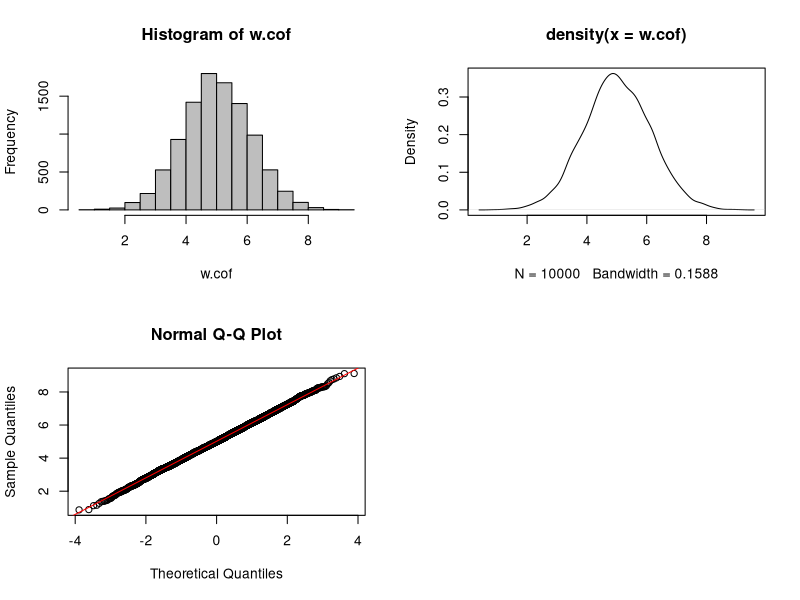
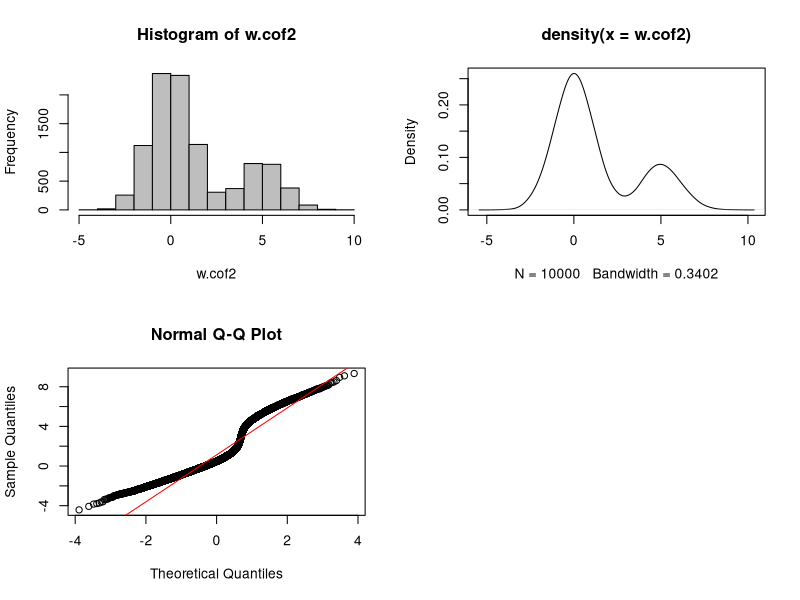

The R source for these figures, in order: (Note: this script raises an error after producing the figures.)
## ---- chunk 1
# Create the simulated data
m <- 50
n <- 10000
nc <- 1000 # negative controls without treatment effects
p <- 1
k <- 1
ctl <- rep(FALSE, n)
ctl[1:nc] <- TRUE
# treatment effect
X <- matrix(c(rep(0, floor(m/2)), rep(1, ceiling(m/2))), m, p)
beta <- matrix(rnorm(p*n, 5, 1), p, n) #treatment coefficients
beta[ ,ctl] <- 0
# batch effect
W <- as.matrix(rep(0, m), m, k)
W[c(1:12,38:50),1] <-  1
alpha <- matrix(rnorm(k*n, 5, 1), k, n)
Y_alpha <- sapply(alpha, function(alpha){rnorm(m, mean =  alpha, 
                                              abs(rnorm(1, mean = 0, sd = 2)))})
YY_alpha <- apply(Y_alpha, 2, function(x){x*W})

epsilon <- matrix(rnorm(m*n, 0, 1), m, n)
Y <- X%*%beta + YY_alpha + epsilon


# estimate batch coefficient for each OTU
w.cof <- c()
for(i in 1:ncol(Y)){
  res <- lm(Y[ ,i] ~ X + W)
  sum.res <- summary(res)
  w.cof[i] <- sum.res$coefficients[3,1]
}

par(mfrow = c(2,2))
hist(w.cof,col = 'gray')
plot(density(w.cof))
qqnorm(w.cof)
qqline(w.cof, col = 'red')
par(mfrow = c(1,1))
## ---- chunk 2
# Create the simulated data
m <- 50
n <- 10000
nc <- 1000 # negative controls without treatment effects
p <- 1
k <- 1
ctl <- rep(FALSE, n)
ctl[1:nc] <- TRUE
# treatment effect
X <- matrix(c(rep(0, floor(m/2)), rep(1, ceiling(m/2))), m, p)
beta <- matrix(rnorm(p*n, 5, 1), p, n) #treatment coefficients
beta[ ,ctl] <- 0
# batch effect
W <- as.matrix(rep(0, m), m, k)
W[c(1:12,38:50),1] <-  1
alpha2 <- matrix(sample(c(rnorm(k*(3*n/4), 0, 1),rnorm(k*(n/4), 5, 1)), n), k, n)
Y_alpha2 <- sapply(alpha2, function(alpha){rnorm(m, mean =  alpha, 
                                                sd = abs(rnorm(1, mean = 0, sd = 2)))})
YY_alpha2 <- apply(Y_alpha2, 2, function(x){x*W})

epsilon <- matrix(rnorm(m*n, 0, 1), m, n)
Y2 <- X%*%beta + YY_alpha2 + epsilon




w.cof2 <- c()
for(i in 1:ncol(Y2)){
  res <- lm(Y2[ ,i] ~ X + W)
  sum.res <- summary(res)
  w.cof2[i] <- sum.res$coefficients[3,1]
}

par(mfrow = c(2,2))
hist(w.cof2, col = 'gray')
plot(density(w.cof2))
qqnorm(w.cof2)
qqline(w.cof2, col = 'red')
par(mfrow = c(1,1))
## ---- chunk 3
sponge.b.cof <- c()
for(i in 1:ncol(sponge.tss.clr)){
  res <- lm(sponge.tss.clr[ ,i] ~ sponge.trt + sponge.batch)
  sum.res <- summary(res)
  sponge.b.cof[i] <- sum.res$coefficients[3,1]
}

par(mfrow = c(2,2))
hist(sponge.b.cof,col = 'gray')
plot(density(sponge.b.cof))
qqnorm(sponge.b.cof)
qqline(sponge.b.cof, col='red')
par(mfrow = c(1,1))
## ---- chunk 4
ad.b.cof <- c()
ad.batch.relevel <- relevel(ad.batch, '01/07/2016')
for(i in 1:ncol(ad.tss.clr)){
  res <- lm(ad.tss.clr[,i] ~ ad.trt + ad.batch.relevel)
  sum.res <- summary(res)
  ad.b.cof[i] <- sum.res$coefficients[4,1]
}

par(mfrow = c(2,2))
hist(ad.b.cof,col = 'gray')
plot(density(ad.b.cof))
qqnorm(ad.b.cof)
qqline(ad.b.cof, col='red')
par(mfrow = c(1,1))
